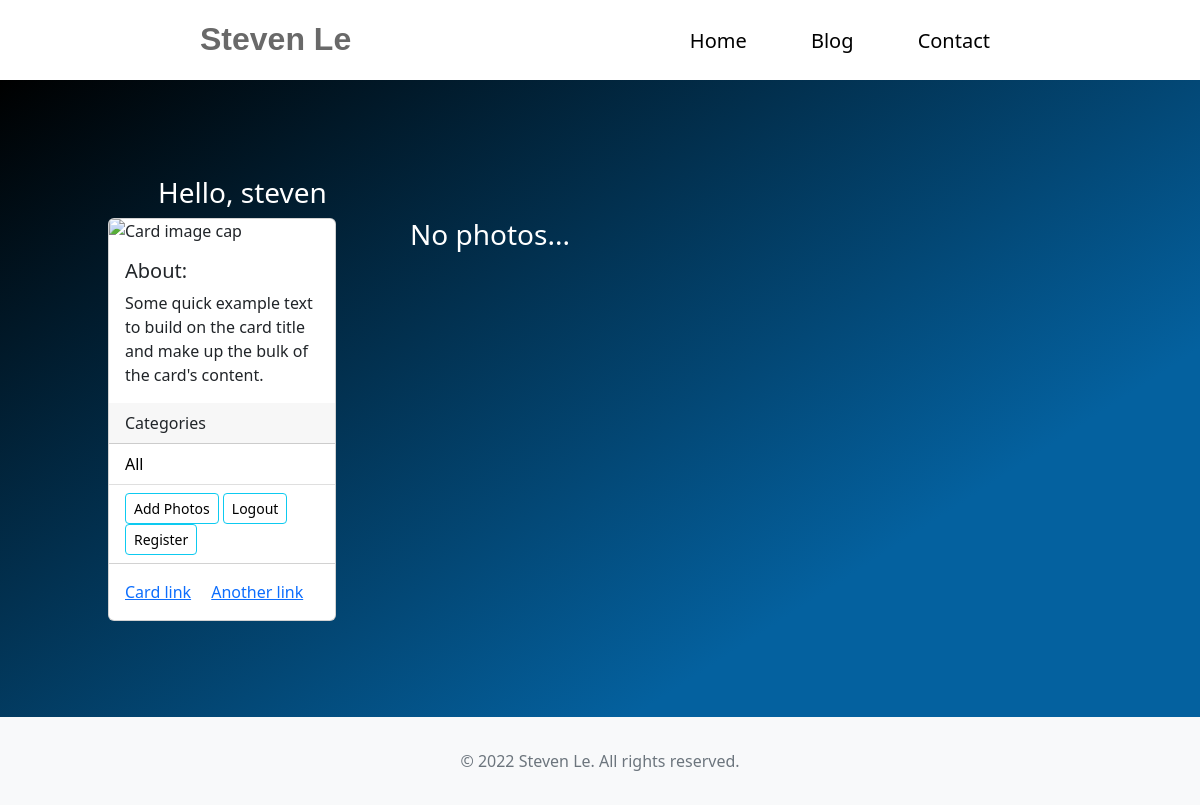
Before: /?category=Food (signed in) with the older database file.
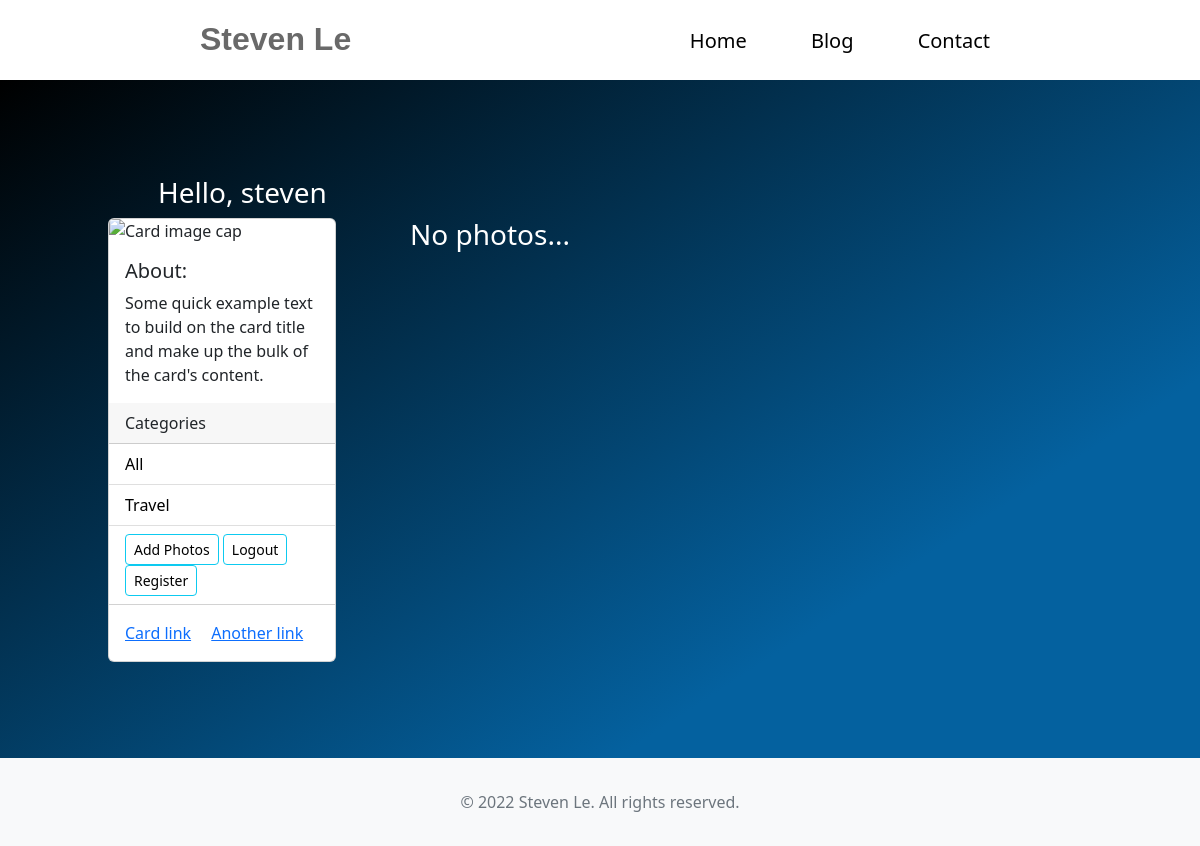
After: the same page with the newer database file.
### photos/models.py (models this page shows, shortened)
class Category(models.Model):
    user = models.ForeignKey(User, on_delete=models.SET_NULL, null=True, blank=True)
    name = models.CharField(max_length=100, null=False, blank=False)

### photos/views.py (the view)
# urls.py: path('', views.gallery, name='gallery'),
@login_required(login_url='login')
def gallery(request):
    user = request.user
    category = request.GET.get('category')
    if category == None:
        photos = Photo.objects.filter(category__user=user)
    else:
        photos = Photo.objects.filter(category__name__contains=category,category__user=user)
    categories = Category.objects.filter(user=user)
    context = {'categories': categories, 'photos': photos}
    return render(request, 'photos/gallery.html', context)

### photos/templates/photos/gallery.html (shortened to what this page needs)
{% load static %}
<!DOCTYPE html>
<html lang="en">
<head>
    <link rel="stylesheet" href="{% static 'css/main.css' %}">
    <link href="https://cdn.jsdelivr.net/npm/bootstrap@5.2.0-beta1/dist/css/bootstrap.min.css" rel="stylesheet"
>
</head>
<body>
        <header>
            <div class="header">
                <div class="innerHeader">
                    <div class="logoContainer">
                        <div>
                            <h1>Steven Le</h1>
                        </div>
                    </div>
                    <ul class="navigation">
                        <li><a href="{% url 'gallery' %}">Home</a></li>
                        <li><a href="">Blog</a></li>
                        <li><a href="">Contact</a></li>
                    </ul>
                </div>
            </div>
        </header>
    <div class="pic">
        <div class="container">
            <div class="row">
                {% if request.user.is_authenticated %}
                <h3>Hello, {{request.user}}</h3>
                {% endif %}
                <div class="col-md-3">
                    <div class="card">
                        <img class="card-img-top"
                            src="https://i.kym-cdn.com/entries/icons/facebook/000/034/772/Untitled-1.jpg"
                            alt="Card image cap">
                        <div class="card-body">
                            <h5 class="card-title">About:</h5>
                            <p class="card-text">Some quick example text to build on the card title and make up the bulk
                                of
                                the card's content.</p>
                        </div>
                        <div class="card-header">
                            Categories
                        </div>
                        <ul class="list-group list-group-flush">
                            <li class="list-group-item">
                                <a href="{% url 'gallery' %}">All</a>
                            </li>
                            {% for category in categories %}
                            <li class="list-group-item">
                                <a href="{% url 'gallery' %}?category={{category.name}}">
                                    {{category.name}}
                                </a>
                            </li>
                            {% endfor %}
                            <li class="list-group-item">
                                <a href="{% url 'add' %}" class="btn btn-outline-info btn-sm" m1>Add Photos</a>
                                <a href="{% url 'logout' %}" class="btn btn-outline-info btn-sm" m1>Logout</a>
                                <a href="{% url 'register' %}" class="btn btn-outline-info btn-sm" m1>Register</a>
                            </li>
                        </ul>
                        <div class="card-body">
                            <a href="#" class="card-link">Card link</a>
                            <a href="#" class="card-link">Another link</a>
                        </div>
                    </div>
                </div>
                <div class="col-md-9">
                    <div class="row">
                        {% for photo in photos %}
                        <div class="col-md-4">
                            <div class="card my-2">
                                <img class="image-thumbnail" src="{{photo.image.url}}" alt="Card image cap">
                                <div class="card-body">
                                    <div class="text-center">
                                        <medium><strong>Category: {{photo.category.name}}</medium></strong>
                                    </div>
                                    <form class='deleteForm' method='POST' action='/delete/{{photo.id}}'>
                                        {% csrf_token %}
                                        <div class="text-center">
                                            <a href="{% url 'photo' photo.id %}"
                                                class="btn btn-outline-dark btn-sm m-1">View</a>
                                            OR
                                            <button type="submit" class='btn btn-outline-danger btn-sm m-1'
                                                onclick="return confirm('Are you sure you want to delete the photo?');">DEL</button>
                                    </form>
                                </div>
                            </div>
                        </div>
                    </div>
                    {% empty %}
                    <h3>No photos...</h3>
                    {% endfor %}
                </div>
            </div>
        </div>
    </div>
    </div>
    <footer>
        <div class="bg-light py-4">
            <div class="container text-center">
                <p class="text-muted mb-0 py-2">© 2022 Steven Le. All rights reserved.</p>
            </div>
        </div>
    </footer>
</body>
</html>

### static/css/main.css (style rules this page uses)
body { margin: 0; padding: 0; background-size: cover; background-color: #485461; background-image: linear-gradient(315deg, #485461 0%, #28313b 74%); }
div.pic { padding: 8%; background-color: #000000; background-image: linear-gradient(147deg, #000000 0%, #04619f 74%); }
ul { margin: 0; padding: 0; }
.header { position: relative; top: 0; width: 100%; height: 80px; background-color: white; }
.innerHeader { width: 70%; height: 100%; display: block; margin: 0 auto; background-color: rgb(255, 255, 255); }
.logoContainer { display: table; height: 100%; float: left; }
.logoContainer h1 { color: #696969; height: 100%; display: table-cell; font-size: 32px; font-weight: bold; padding: 20px; font-family: Arial, Helvetica, sans-serif; }
.navigation { float: right; height: 100%; }
.navigation a { text-decoration: none; display: block; position: relative; color: black; padding:.3em 0; }
.navigation li { display: inline-block; margin: 0 0.5em; height: 100%; padding: 20px; color: white; font-size: 20px; }
.navigation a:before { content: ""; position: absolute; width: 0; height: .5px; background-color: #c69f73; bottom: calc(-1px); right: 0; transition: all 0.3s cubic-bezier(0.785, 0.135, 0.15, 0.86); }

### photos/templates/photos/gallery.html (style rules this page uses)
.list-group-item a { text-decoration: none; color: black; }
.row h3 { margin-left: 50px; color: white; }

Changed rows visible on the page:
now on this page (row edited): Category: name "Travel"
